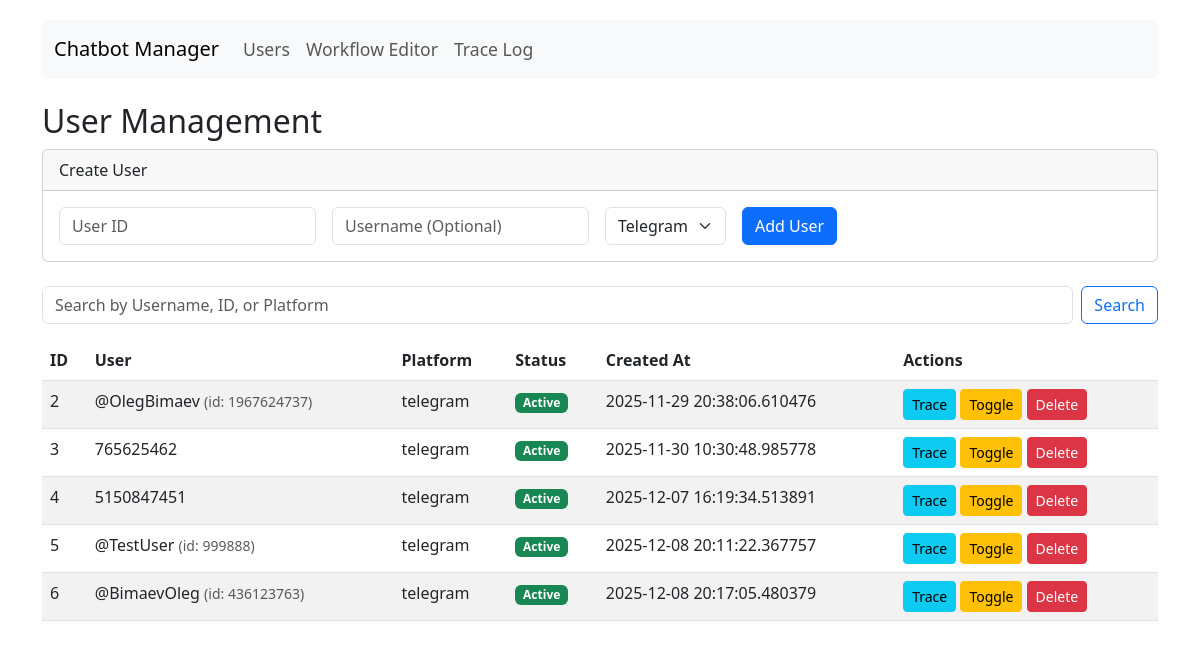
Screenshot of /users with the database file from the repository.
### database/models.py (models this page shows)
class BotUser(Base):
    __tablename__ = "bot_users"
    id = Column(Integer, primary_key=True, index=True)
    user_id = Column(String, index=True) # External ID
    username = Column(String, nullable=True)
    platform = Column(String, index=True)
    is_active = Column(Boolean, default=True)
    created_at = Column(DateTime, default=datetime.utcnow)

### admin.py (the view)
@app.get("/users", response_class=HTMLResponse)
async def list_users(request: Request, q: str = None, db: Session = Depends(get_db)):
    query = db.query(BotUser)
    if q:
        search = f"%{q}%"
        query = query.filter(
            (BotUser.user_id.like(search)) |
            (BotUser.username.like(search)) |
            (BotUser.platform.like(search))
        )
    users = query.all()
    return templates.TemplateResponse("users.html", {"request": request, "users": users, "q": q})

### templates/users.html (shortened to what this page needs)
{% extends "base.html" %}
{% block content %}
<h2>User Management</h2>
<div class="card mb-4">
    <div class="card-header">Create User</div>
    <div class="card-body">
        <form action="/users/create" method="post" class="row g-3">
            <div class="col-auto">
                <input type="text" name="user_id" class="form-control" placeholder="User ID" required>
            </div>
            <div class="col-auto">
                <input type="text" name="username" class="form-control" placeholder="Username (Optional)">
            </div>
            <div class="col-auto">
                <select name="platform" class="form-select">
                    <option value="telegram">Telegram</option>
                </select>
            </div>
            <div class="col-auto">
                <button type="submit" class="btn btn-primary">Add User</button>
            </div>
        </form>
    </div>
</div>
<div class="mb-3">
    <form action="/users" method="get" class="d-flex">
        <input type="text" name="q" class="form-control me-2" placeholder="Search by Username, ID, or Platform"
            value="{{ q or '' }}">
        <button type="submit" class="btn btn-outline-primary">Search</button>
    </form>
</div>
<table class="table table-striped">
    <thead>
        <tr>
            <th>ID</th>
            <th>User</th>
            <th>Platform</th>
            <th>Status</th>
            <th>Created At</th>
            <th>Actions</th>
        </tr>
    </thead>
    <tbody>
        {% for user in users %}
        <tr>
            <td>{{ user.id }}</td>
            <td>
                {% if user.username %}
                @{{ user.username }} <small class="text-muted">(id: {{ user.user_id }})</small>
                {% else %}
                {{ user.user_id }}
                {% endif %}
            </td>
            <td>{{ user.platform }}</td>
            <td>
                {% if user.is_active %}
                <span class="badge bg-success">Active</span>
                {% else %}
                <span class="badge bg-danger">Inactive</span>
                {% endif %}
            </td>
            <td>{{ user.created_at }}</td>
            <td>
                <a href="/trace?user_id={{ user.user_id }}" class="btn btn-sm btn-info">Trace</a>
                <form action="/users/{{ user.id }}/toggle" method="post" style="display:inline;">
                    <button type="submit" class="btn btn-sm btn-warning">Toggle</button>
                </form>
                <form action="/users/{{ user.id }}/delete" method="post" style="display:inline;">
                    <button type="submit" class="btn btn-sm btn-danger">Delete</button>
                </form>
            </td>
        </tr>
        {% endfor %}
    </tbody>
</table>
{% endblock %}

### templates/base.html (shortened to what this page needs)
<!DOCTYPE html>
<html lang="en">
<head>
    <link href="https://cdn.jsdelivr.net/npm/bootstrap@5.3.0/dist/css/bootstrap.min.css" rel="stylesheet">
</head>
<body>
    <div class="container">
        <nav class="navbar navbar-expand-lg navbar-light bg-light mb-4 rounded">
            <div class="container-fluid">
                <a class="navbar-brand" href="/">Chatbot Manager</a>
                <div class="collapse navbar-collapse">
                    <ul class="navbar-nav me-auto mb-2 mb-lg-0">
                        <li class="nav-item"><a class="nav-link" href="/users">Users</a></li>
                        <li class="nav-item"><a class="nav-link" href="/workflow">Workflow Editor</a></li>
                        <li class="nav-item"><a class="nav-link" href="/trace">Trace Log</a></li>
                    </ul>
                </div>
            </div>
        </nav>
        {% block content %}{% endblock %}
    </div>
</body>
</html>

### templates/base.html (style rules this page uses)
body { padding-top: 20px; }
.nav-link { font-size: 1.1rem; }

### rows the page displays
BotUser: id "2", username "OlegBimaev", user_id "1967624737", platform "telegram", is_active "Active", created_at "2025-11-29 20:38:06.610476"
BotUser: id "3", user_id "765625462", platform "telegram", is_active "Active", created_at "2025-11-30 10:30:48.985778"
BotUser: id "4", user_id "5150847451", platform "telegram", is_active "Active", created_at "2025-12-07 16:19:34.513891"
BotUser: id "5", username "TestUser", user_id "999888", platform "telegram", is_active "Active", created_at "2025-12-08 20:11:22.367757"
BotUser: id "6", username "BimaevOleg", user_id "436123763", platform "telegram", is_active "Active", created_at "2025-12-08 20:17:05.480379"
